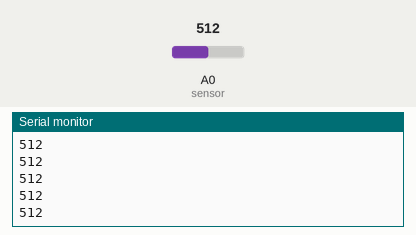
Simulated run of this sketch. Board: Arduino Uno, built with avr-gcc and run on an emulated ATmega328P. Shown: the last lines printed to the serial monitor. Inputs (shaded band) come from the test bench; at power-on: A0 (sensor) = 512.

Above: at 1.2 s.
1.3 s: A0 (sensor) set to 716
At 2.0 s:
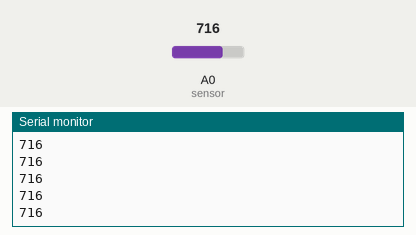
2.8 s: A0 (sensor) set to 900
At 3.6 s:
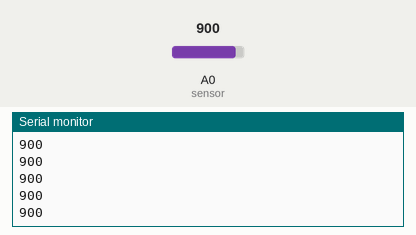
Timing chart, 0 to 5.8 s (numbered marks = the images above; inputs shaded):
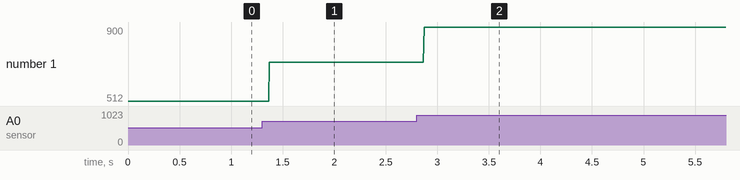

The sketch:

04.AnalogSensorRead.ino
```cpp
int sensor = A0;
int sensorVal;

void setup() {
  // put your setup code here, to run once:
Serial.begin(9600);
}

void loop() {
  // put your main code here, to run repeatedly:
sensorVal = analogRead(sensor);
Serial.println(sensorVal);
}
```

Measured:
- after the input at 1.3 s, the serial monitor: prints a new line after 0.07 s (image 1)
- after the input at 2.8 s, the serial monitor: prints a new line after 0.07 s (image 2)
- plotted number 1: 512 → 716 after the input at 1.3 s, 716 → 900 after the input at 2.8 s
